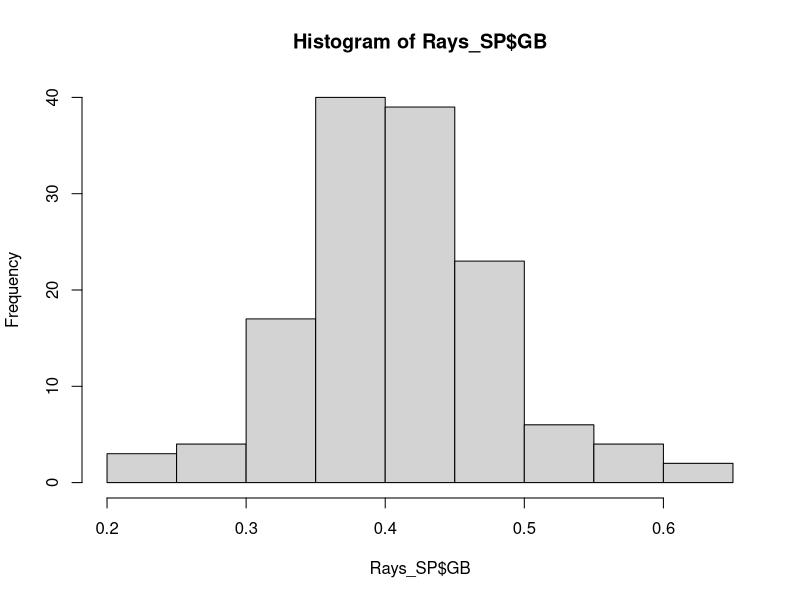
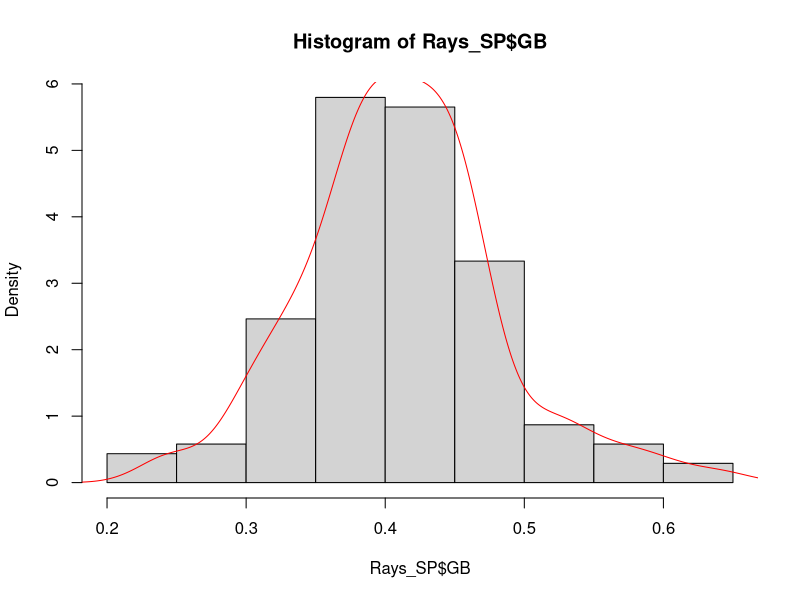
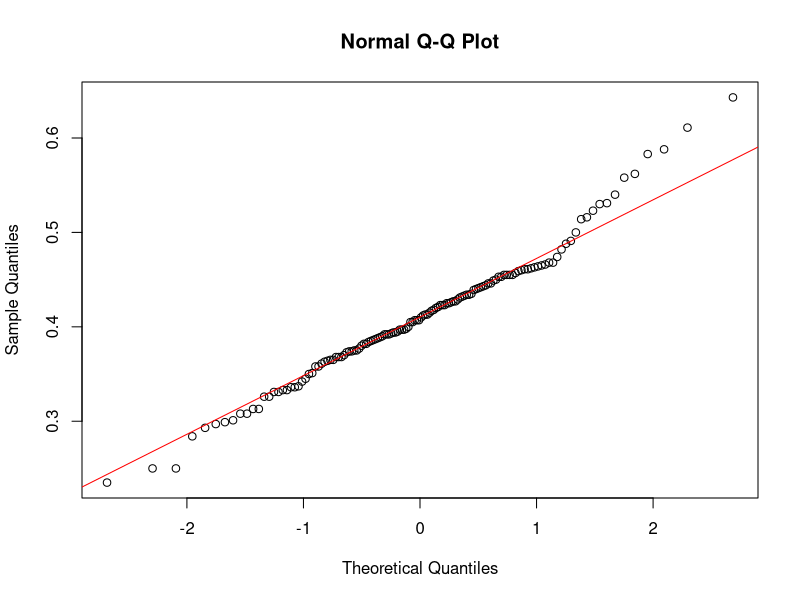
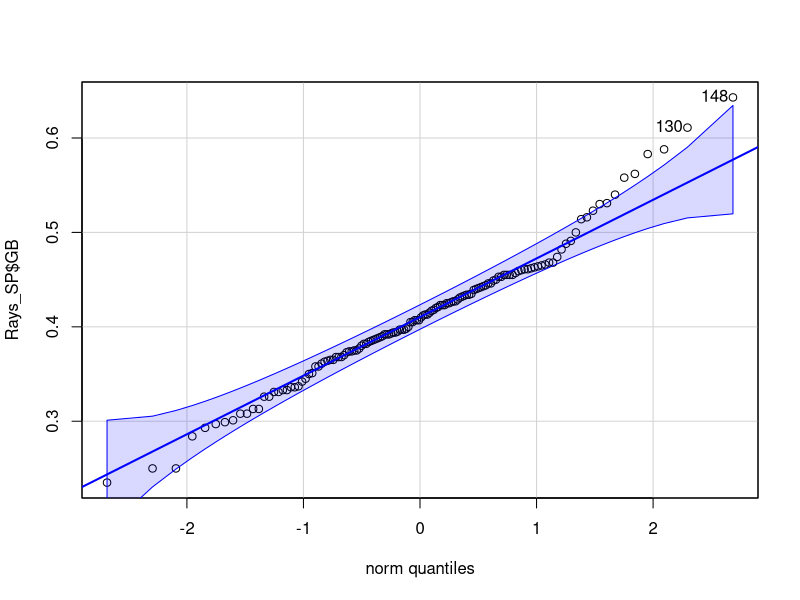
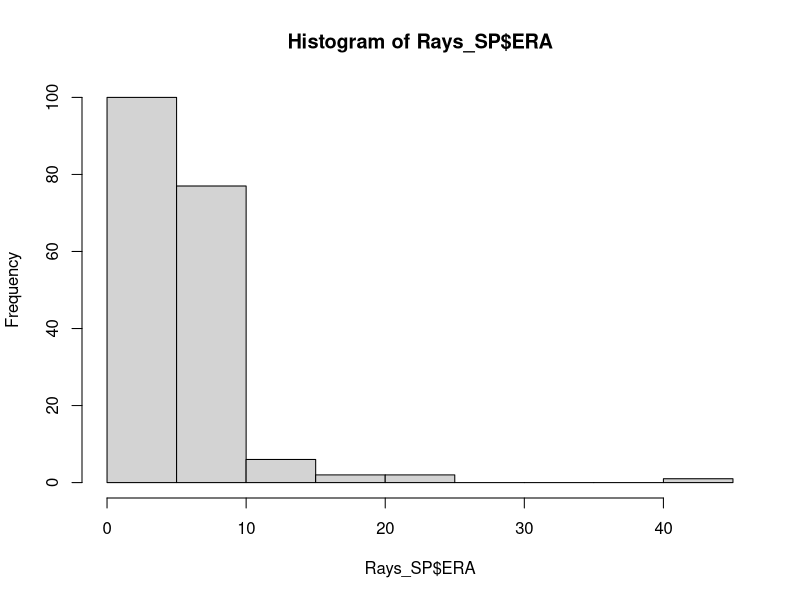
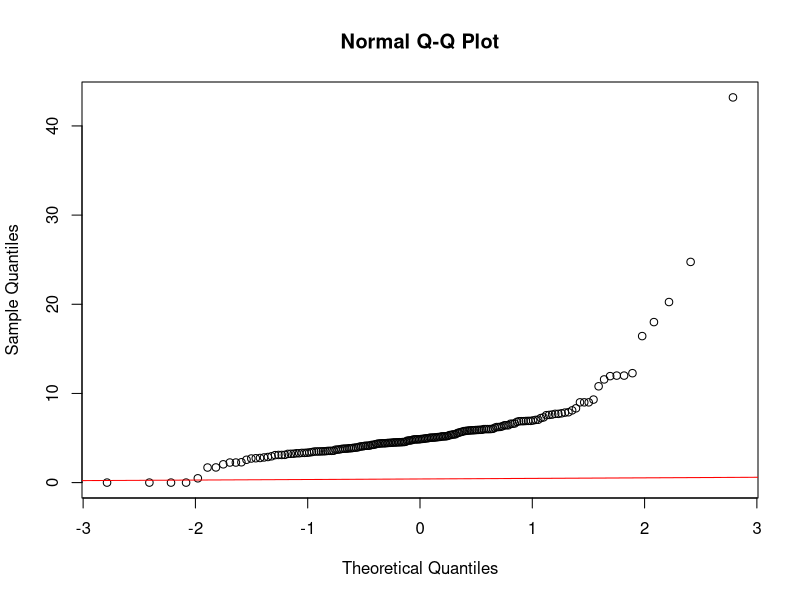
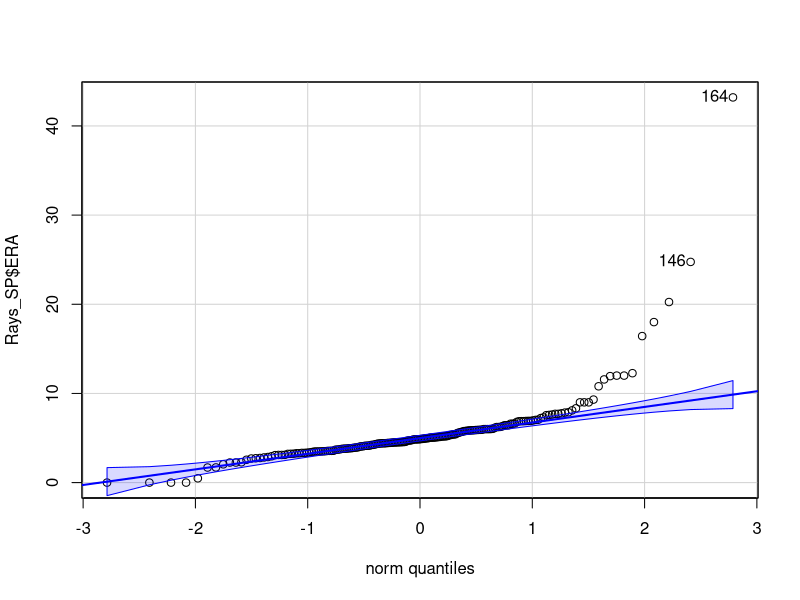
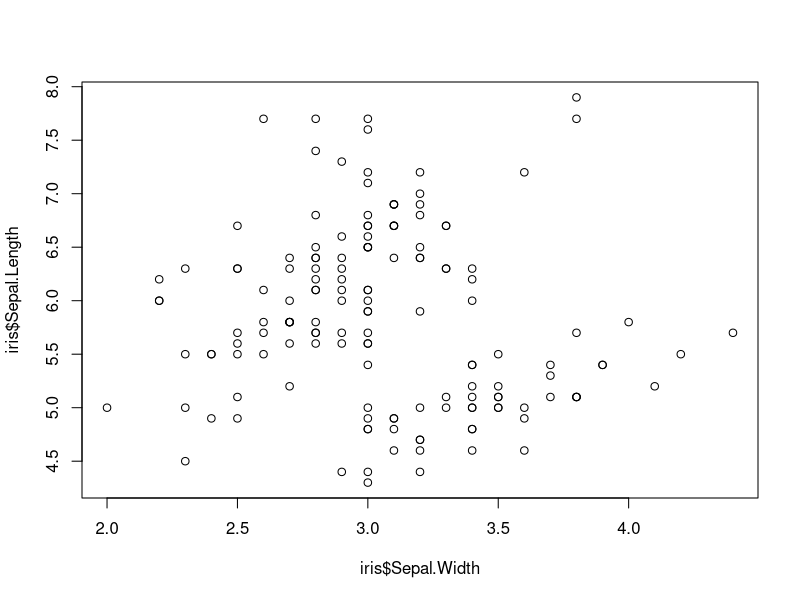

Write R code to recreate these figures, in order.
## ---- chunk 1
setwd("D:/Course/UM/2016_WN/NRE538_GSRA/Labs/NRE538_Lab1")
Rays_SP = read.table("Rays_starter_1998_2015.csv",header=T,fill=T,sep=",") 
head(Rays_SP)
## ---- chunk 2
class(Rays_SP)
str(Rays_SP)
## ---- chunk 3
Rays_SP$Season
Rays_SP$W
## ---- chunk 4
ans = list("MS", "TH", "KG", 3, 7, 11)
ans
## ---- chunk 5
matrix(data=c(1:15),nrow=3, ncol=5, byrow=TRUE)
## ---- chunk 6
SP.ord = Rays_SP[order(Rays_SP$Season),]
SP.ord.rev = Rays_SP[order(Rays_SP$Season, decreasing=TRUE),]
head(SP.ord)
## ---- chunk 7
head(SP.ord.rev)
## ---- chunk 8
SP.sub = subset(Rays_SP, ERA<2.5)
print(SP.sub)
## ---- chunk 9
SP.sub.1 = subset(Rays_SP, ERA<2.5, select=c(Season, Name, W, L, ERA))
print(SP.sub.1)
## ---- chunk 10
SP.sub.2 = subset(Rays_SP, ERA<3)
SP.sub.3 = subset(Rays_SP, ERA>=3 & ERA<4)
rbind(SP.sub.2, SP.sub.3)
## ---- chunk 11
SP.sub.4 = subset(Rays_SP, ERA<3, select=c(Season, Name, W, L))
SP.sub.5 = subset(Rays_SP, ERA<3, select=c(G, GS, IP))
cbind(SP.sub.4, SP.sub.5)
## ---- chunk 12
merge(SP.sub.2, SP.sub.3, by.x="Season", by.y="Season")
## ---- chunk 13
mean(Rays_SP$G)
var(Rays_SP$G)
## ---- chunk 14
hist(Rays_SP$GB)
hist(Rays_SP$GB, probability=TRUE)
lines(density(Rays_SP$GB, na.rm=TRUE), col="red")
## ---- chunk 15
shapiro.test(Rays_SP$GB)

GB.mean=mean(Rays_SP$GB, na.rm=TRUE)
GB.sd=sd(Rays_SP$GB, na.rm=TRUE)
ks.test(Rays_SP$GB, "qnorm", GB.mean, GB.sd)
## ---- chunk 16
qqnorm(Rays_SP$GB); qqline(Rays_SP$GB, col="Red")
## ---- chunk 17
library(car)
qqPlot(Rays_SP$GB)
## ---- chunk 18
hist(Rays_SP$ERA)
shapiro.test(Rays_SP$ERA)
## ---- chunk 19
qqnorm(Rays_SP$ERA); qqline(Rays_SP$GB, col="Red")
qqPlot(Rays_SP$ERA)
## ---- chunk 20
data(iris)
head(iris)
## ---- chunk 21
plot(iris$Sepal.Length~iris$Sepal.Width)
cor(iris$Sepal.Length,iris$Sepal.Width)
## ---- chunk 22
pairs(iris)
cor(iris[,1:4])
## ---- chunk 23
mean(iris$Sepal.Length)
var(iris$Sepal.Length)
hist(iris$Sepal.Length, probability=TRUE)
lines(density(iris$Sepal.Length, na.rm=TRUE), col="red")
## ---- chunk 24
mean(iris$Sepal.Width)
var(iris$Sepal.Width)
hist(iris$Sepal.Width, probability=TRUE)
lines(density(iris$Sepal.Width, na.rm=TRUE), col="red")
## ---- chunk 25
mean(iris$Petal.Length)
var(iris$Petal.Length)
hist(iris$Petal.Length, probability=TRUE)
lines(density(iris$Petal.Length, na.rm=TRUE), col="red")
## ---- chunk 26
mean(iris$Petal.Width)
var(iris$Petal.Width)
hist(iris$Petal.Width, probability=TRUE)
lines(density(iris$Petal.Width, na.rm=TRUE), col="red")
